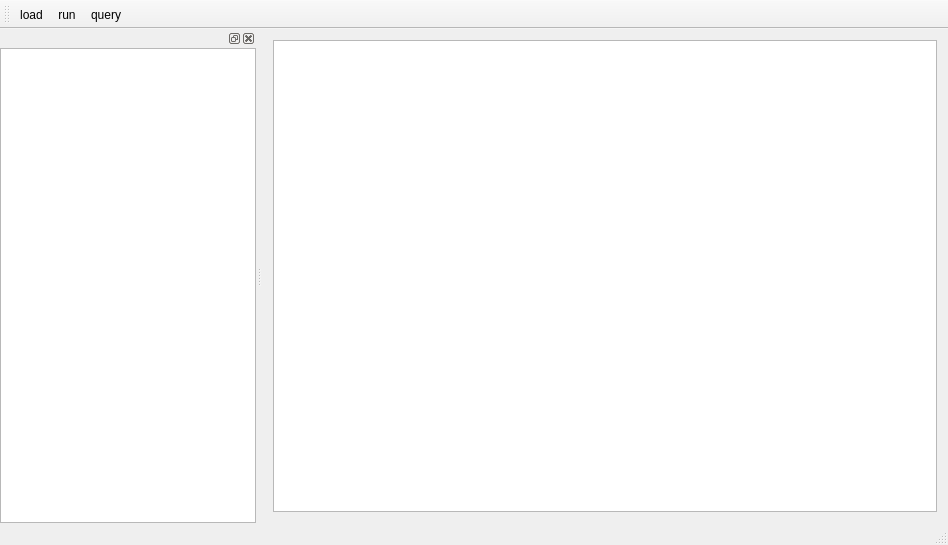
<?xml version="1.0" encoding="UTF-8"?>
<ui version="4.0">
 <class>MainWindow</class>
 <widget class="QMainWindow" name="MainWindow">
  <property name="geometry">
   <rect>
    <x>0</x>
    <y>0</y>
    <width>948</width>
    <height>545</height>
   </rect>
  </property>
  <property name="windowTitle">
   <string>MainWindow</string>
  </property>
  <widget class="QWidget" name="centralWidget">
   <layout class="QVBoxLayout" name="verticalLayout">
    <item>
     <layout class="QHBoxLayout" name="horizontalLayout">
      <item>
       <widget class="QTableView" name="tableView"/>
      </item>
     </layout>
    </item>
   </layout>
  </widget>
  <widget class="QMenuBar" name="menuBar">
   <property name="geometry">
    <rect>
     <x>0</x>
     <y>0</y>
     <width>948</width>
     <height>23</height>
    </rect>
   </property>
  </widget>
  <widget class="QToolBar" name="mainToolBar">
   <attribute name="toolBarArea">
    <enum>TopToolBarArea</enum>
   </attribute>
   <attribute name="toolBarBreak">
    <bool>false</bool>
   </attribute>
   <addaction name="actionLoad"/>
   <addaction name="actionRun"/>
   <addaction name="actionQuery"/>
  </widget>
  <widget class="QStatusBar" name="statusBar"/>
  <widget class="QDockWidget" name="dockWidget">
   <attribute name="dockWidgetArea">
    <number>1</number>
   </attribute>
   <widget class="QWidget" name="dockWidgetContents">
    <layout class="QVBoxLayout" name="verticalLayout_2">
     <property name="spacing">
      <number>0</number>
     </property>
     <property name="leftMargin">
      <number>0</number>
     </property>
     <property name="topMargin">
      <number>0</number>
     </property>
     <property name="rightMargin">
      <number>0</number>
     </property>
     <property name="bottomMargin">
      <number>0</number>
     </property>
     <item>
      <widget class="QTreeView" name="treeView"/>
     </item>
    </layout>
   </widget>
  </widget>
  <action name="actionLoad">
   <property name="text">
    <string>load</string>
   </property>
  </action>
  <action name="actionRun">
   <property name="text">
    <string>run</string>
   </property>
  </action>
  <action name="actionQuery">
   <property name="text">
    <string>query</string>
   </property>
  </action>
 </widget>
 <layoutdefault spacing="6" margin="11"/>
 <resources/>
 <connections/>
</ui>
